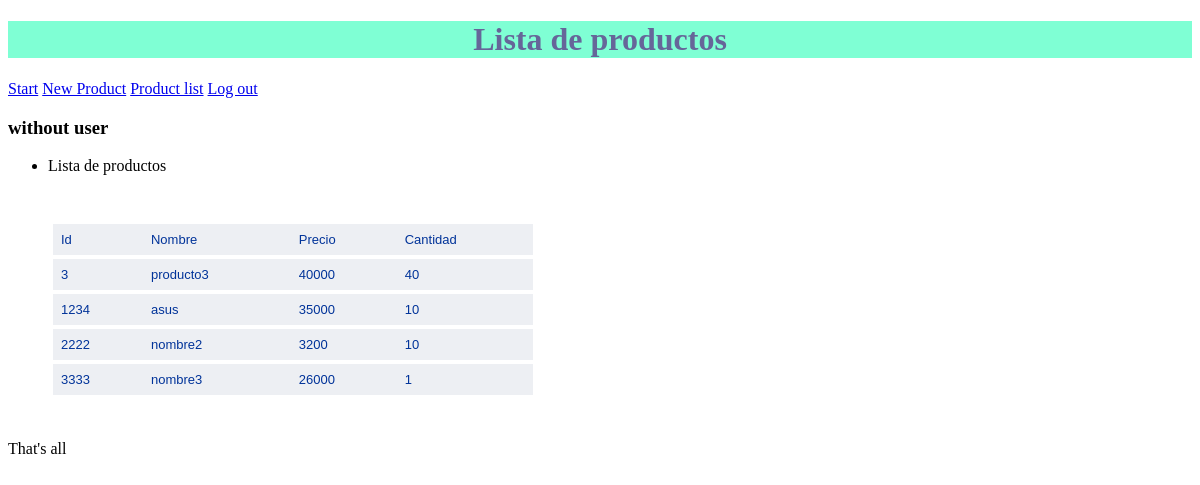
The page /productos on the database its author committed.
### tables this page shows
CREATE TABLE "Producto" (
	"Id"	integer,
	"Nombre"	text NOT NULL,
	"Precio"	integer,
	"Existencia"	integer,
	PRIMARY KEY("Id")
);

### app.py (the view)
@app.route('/productos')
def getProducts():
    lista_productos = bd.sql_select_products()
    flash("Lista de productos")
    return render_template('productos.html', l_productos = lista_productos, titulo='Lista de productos')

### app.py (called while the page is built)
@app.before_request
def before_request():
    if 'usuario' in session:
        g.elusuario='luis10'
    else:
        g.elusuario=None

### database.py (called while the page is built)
def sql_connection():
    try:
        con=sqlite3.connect('basedatos.db')
        return con
    except Error:
        print(Error)

def sql_select_products():
    strsql = "SELECT * FROM Producto;"
    print(strsql)
    con=sql_connection()
    cursor_Obj=con.cursor()
    cursor_Obj.execute(strsql)
    productos=cursor_Obj.fetchall()
    con.close()
    return productos

### templates/productos.html
{% extends 'base.html' %}
{% block contenido %}
<table id="tabla">
    <tbody>
        <tr>
            <th>Id</th>
            <th>Nombre</th>
            <th>Precio</th>
            <th>Cantidad</th>
        </tr>
        {% for prod in l_productos %}
        <tr>
            <th>{% print(prod[0]) %}</th>
            <th>{{ prod[1] }}</th>
            <th>{{ prod[2] }}</th>
            <th>{{ prod[3] }}</th>
        </tr>
        {% endfor %}
    </tbody>
</table>
{% endblock %}

### templates/base.html (shortened to what this page needs)
<!DOCTYPE html>
<html>
<head>
    <link rel='stylesheet' type='text/css' media='screen' href="{{ url_for('static', filename='miEstilo.css')}}" />
</head>
<body>
    <h1>{{ titulo }}</h1>
    <a href="/">Start</a>
    <a href="/nuevo">New Product</a>
    <a href="/productos">Product list</a>
    <a href="/cerrar">Log out</a>
    {% if 'usuario' in session: %}
    <h3>User: {{session['usuario']}}</h3>
    {% else %}
    <h3>without user</h3>
    {% endif %}
    {% with mensajes = get_flashed_messages() %}
    {% if mensajes %}
    <ul>
        {% for mensaje in mensajes %}
        <li>{{ mensaje }}</li>
        {% endfor %}
    </ul>
    {% endif %}
    {% endwith %}
    {% block contenido %}
    {% endblock %}
    <p>That's all</p>
</body>
</html>

### static/miEstilo.css (style rules this page uses)
h1 { color:#669; text-align: center; background-color: aquamarine; }
table { font-family: 'Lucida Grande', 'Lucida Sans Unicode', sans-serif; font-size: 12px; margin: 45px; width: 480px; text-align: left; border-collapse: collapse; }
th { font-size: 13px; font-weight: normal; padding: 8px; background: #edeff3; border-top: 4px solid #fff; color: #039; }

### rows shown on the page
Producto: Id "3", Nombre "producto3", Precio "40000", Existencia "40"
Producto: Id "1234", Nombre "asus", Precio "35000", Existencia "10"
Producto: Id "2222", Nombre "nombre2", Precio "3200", Existencia "10"
Producto: Id "3333", Nombre "nombre3", Precio "26000", Existencia "1"

### other values the page prints
{{ titulo }} "Lista de productos"
{{ mensaje }} "Lista de productos"
